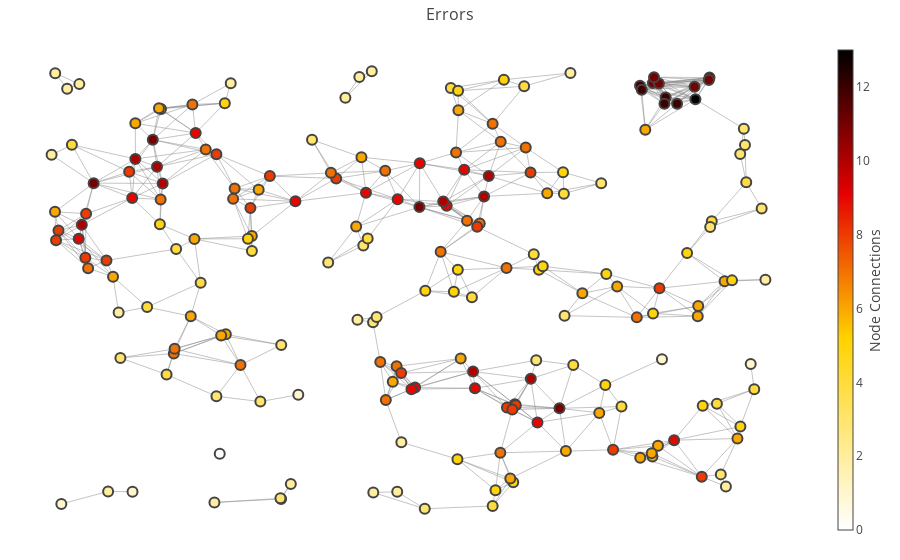

Source (notebook cell):
### Code cell
fig = go.Figure(data=[edge_trace, node_trace],
             layout=go.Layout(
                title='Errors',
                titlefont=dict(size=16),
                showlegend=False,
                hovermode='closest',
                margin=dict(b=20,l=5,r=5,t=40),
                annotations=[ dict(
                    text="",
                    showarrow=False,
                    xref="paper", yref="paper",
                    x=0.005, y=-0.002 ) ],
                xaxis=dict(showgrid=False, zeroline=False, showticklabels=False),
                yaxis=dict(showgrid=False, zeroline=False, showticklabels=False)))

plotly.offline.iplot(fig, filename='networkx')

### Figure 1 — Plotly figure (JSON) as saved in the notebook; plotly's stock layout.template omitted (floating-point values rounded to 4 significant figures; data arrays with more than 128 entries replaced by an {"elided": "..."} marker saying what was removed)
{"data": [{"hoverinfo": "none", "line": {"color": "#888", "width": 0.5}, "mode": "lines", "type": "scatter", "uid": "5e6aa78a-f98e-4302-ab1d-8c55812243ce", "x": {"elided": "1800 float values"}, "y": {"elided": "1800 float values"}}, {"hoverinfo": "text", "marker": {"color": {"elided": "200 int values"}, "colorbar": {"thickness": 15, "title": "Node Connections", "titleside": "right", "xanchor": "left"}, "colorscale": "Hot", "line": {"width": 2}, "reversescale": true, "showscale": true, "size": 10}, "mode": "markers", "text": {"elided": "200 str values"}, "type": "scatter", "uid": "a4610973-035c-4591-958e-570d1e16a9a5", "x": {"elided": "200 float values"}, "y": {"elided": "200 float values"}}], "layout": {"annotations": [{"showarrow": false, "text": "", "x": 0.005, "xref": "paper", "y": -0.002, "yref": "paper"}], "hovermode": "closest", "margin": {"b": 20, "l": 5, "r": 5, "t": 40}, "showlegend": false, "title": "Errors", "titlefont": {"size": 16}, "xaxis": {"showgrid": false, "showticklabels": false, "zeroline": false}, "yaxis": {"showgrid": false, "showticklabels": false, "zeroline": false}}}
